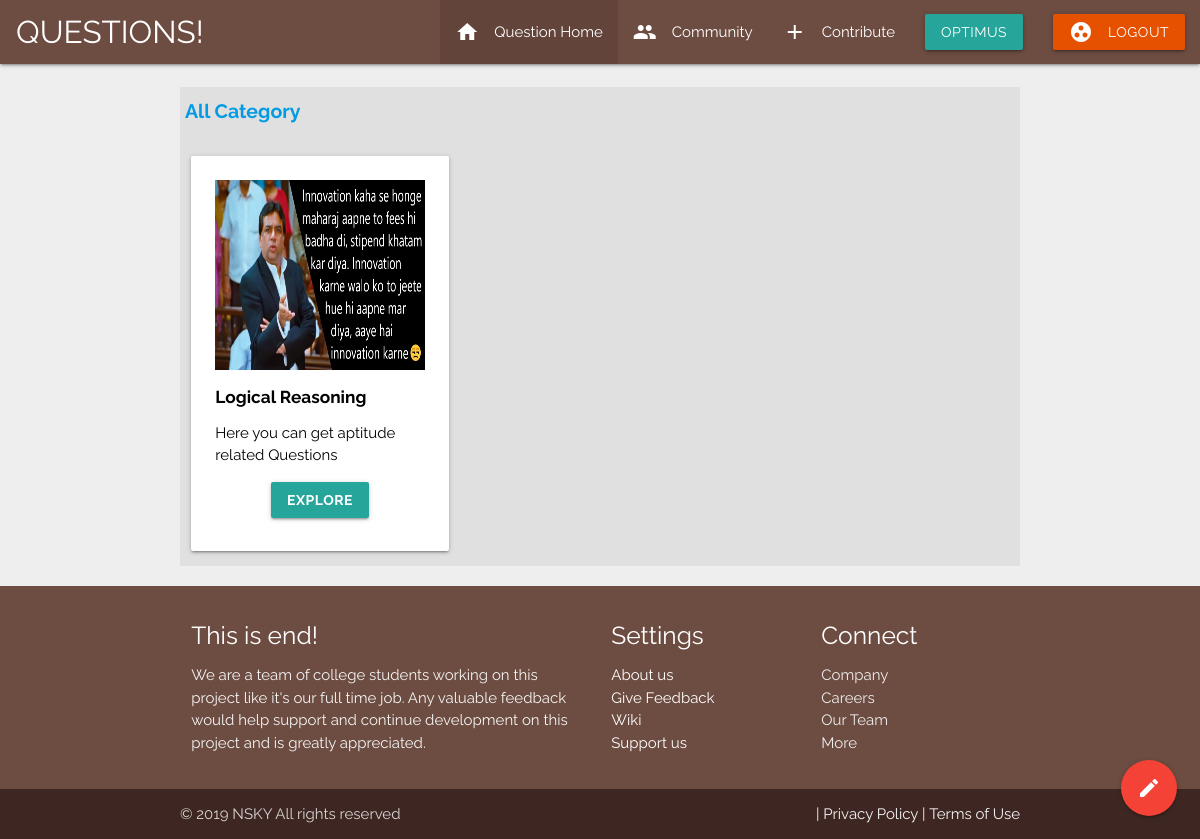
Page /home (signed in) on the committed database.
### main/models.py (models this page shows, shortened)
class QuesSubject(models.Model):
	category_title = models.CharField(max_length=100)
	category_summary = models.CharField(max_length=200)
	category_slug = models.CharField(max_length=50, default=1)
	category_image = models.ImageField(upload_to="images/category/", default="images/sample-1.jpg", blank=True, null=True)
	class Meta:
		verbose_name_plural = "Categories"

### main/views.py (the view)
# urls.py: path('home', views.homepage, name="homepage"),
def homepage(request):
	return render(request=request,
				  template_name="main/home.html",
				  context={"subject_list": QuesSubject.objects.all()},
				 )

### main/templates/main/home.html (shortened to what this page needs)
{% extends 'main/header.html' %}
{% block content %}
<div class="container" >
    <br>
    <div style="max-width:1500px; min-height:100%; background-color: #e0e0e0;padding-top: 10px;">
              <div class="col s12" style="font-size: 130%">
                <a href="javascript:history.go(0);" class="tooltipped" data-position="bottom" data-tooltip="All Categories">&nbsp;<b>All Category</b></a>
               </div>
    <div class="row">
        {% for cat in subject_list %}
            <div class="col s12 m6 l4">
                <a href="{% url 'main:series' cat.id %}" class="waves-effect waves-light" style="color:#000">
                    <div class="card-panel hoverable" style="height:395px; background-color:#FFFFFF;">
                        <div class="card-image">
                            <img class="responsive-img" src="{{ cat.category_image.url }}" style="width:380px;height: 190px;">
                            <br><span class="card-title"><h6><b>{{cat.category_title}}</b></h6></span>
                        </div>
                        <div class="card-content">
                            <p>{{cat.category_summary}}</p>
                        </div>
                        <div class="card-action center-align">
                            <a href="{{cat.category_slug}}" class="waves-effect waves-light btn" style="color: white; background-color:light blue"><b>Explore</b></a>
                        </div>
                    </div>
                </a>
            </div>
        {% endfor %}
    </div>
    </div>
</div>
{% endblock %}

### main/templates/main/includes/navbar.html (shortened to what this page needs)
<div class="navbar-fixed">
    <nav class="brown darken-1" role="navigation">
        <div class="nav-wrapper">
            <a href="/" class="brand-logo">&nbsp;&nbsp;QUESTIONS!</a>
            <ul class="right hide-on-med-and-down">
                <li {% if request.get_full_path == '/' or request.get_full_path == '/home' %}class="active"{% endif %}><a href="/home"><i class="material-icons left">home</i>Question Home</a></li>
                <li {% if request.get_full_path == '/community' %}class="active"{% endif %}><a href="/community"><i class="material-icons left">people</i>Community</a></li>
                {% if user.is_authenticated %}
                    <li class="tooltipped {% if request.get_full_path == '/write_content' %}active{% endif %}" data-position="down" data-tooltip="Contribute"><a href="/write_content"><i class="material-icons left">add</i>Contribute</a></li>
                    <li>
                        <a class='dropdown-trigger btn' href='#' data-target='dropdown1'>{{user.username}}</a>
                    </li>
                    <li><a href="/logout" class="waves-effect waves-light btn orange darken-4"><i class="material-icons left">group_work</i>Logout</a></li>
                {% endif %}
            </ul>
        </div>
    </nav>
</div>

### main/templates/main/header.html (style rules this page uses)
body,h1,h2,h3,h4,h5 { font-family: "Raleway", sans-serif }
body { display: flex; min-height: 100vh; flex-direction: column; }

### rows in the picture
QuesSubject: category_image (placeholder picture), category_title "Logical Reasoning", category_summary "Here you can get aptitude related Questions"

### other values in the picture
{{ user.username }} "OPTIMUS"
